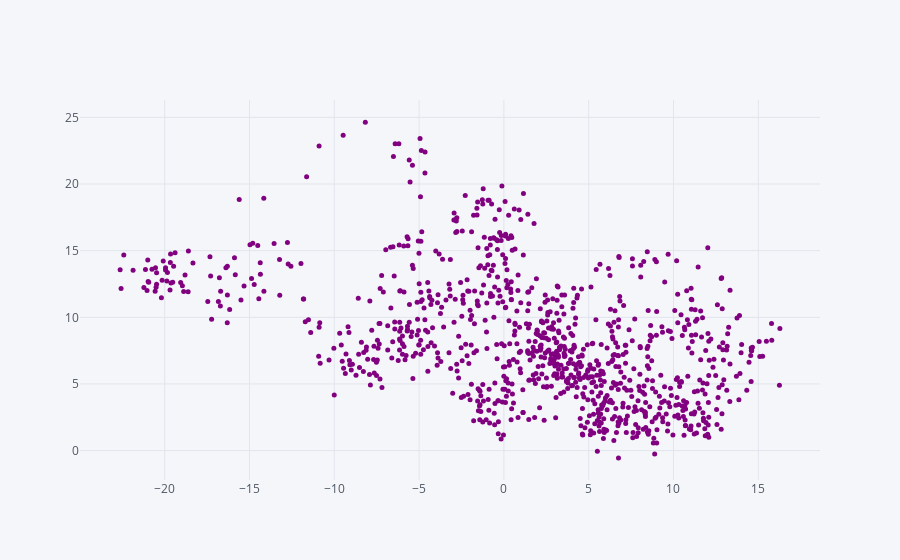

Write notebook code for a chart like this one.
### Markdown cell above
Plot one column vs another with x and y keywords

### Code cell
df.iplot(x='A', y='B', mode='markers', size=5, colors='purple')

### Figure 1 — Plotly figure (JSON) as saved in the notebook; plotly's stock layout.template omitted (floating-point values rounded to 4 significant figures; data arrays with more than 128 entries replaced by an {"elided": "..."} marker saying what was removed)
{"data": [{"line": {"color": "rgba(128, 0, 128, 1.0)", "dash": "solid", "shape": "linear", "width": 1.3}, "marker": {"size": 5, "symbol": "circle"}, "mode": "markers", "name": "B", "text": "", "type": "scatter", "uid": "2be95578-56db-11e9-9be5-0b34706604f2", "x": {"elided": "1000 float values"}, "y": {"elided": "1000 float values"}}], "layout": {"legend": {"bgcolor": "#F5F6F9", "font": {"color": "#4D5663"}}, "paper_bgcolor": "#F5F6F9", "plot_bgcolor": "#F5F6F9", "titlefont": {"color": "#4D5663"}, "xaxis": {"gridcolor": "#E1E5ED", "showgrid": true, "tickfont": {"color": "#4D5663"}, "title": "", "titlefont": {"color": "#4D5663"}, "zerolinecolor": "#E1E5ED"}, "yaxis": {"gridcolor": "#E1E5ED", "showgrid": true, "tickfont": {"color": "#4D5663"}, "title": "", "titlefont": {"color": "#4D5663"}, "zerolinecolor": "#E1E5ED"}}}
